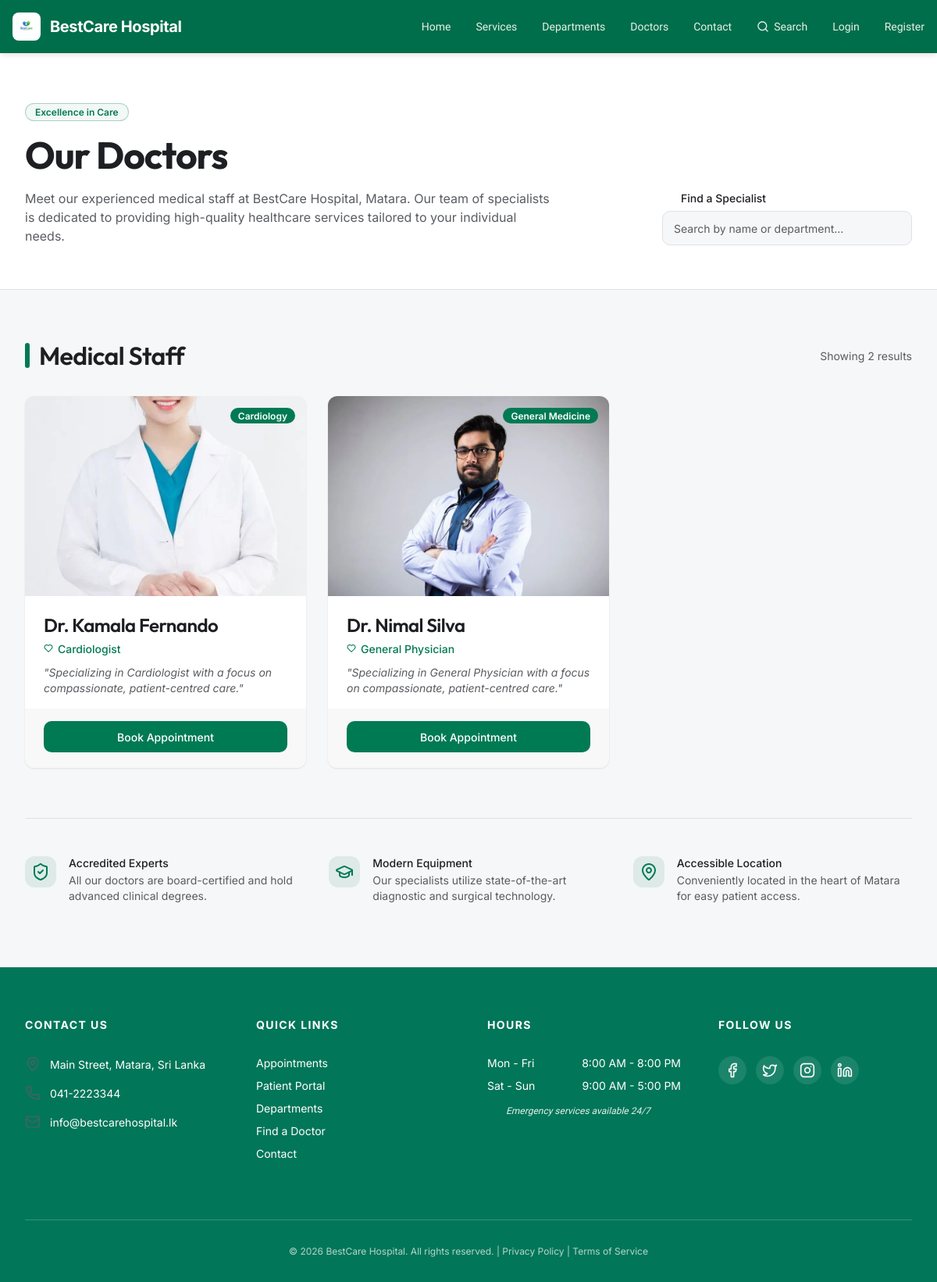
The app's page /doctors.php with its own data.
### tables this page shows
CREATE TABLE staff (
    id INT AUTO_INCREMENT PRIMARY KEY,
    user_id INT NOT NULL,
    full_name VARCHAR(100) NOT NULL,
    specialization VARCHAR(100) NOT NULL,
    department_id INT NOT NULL,
    contact VARCHAR(20) NOT NULL,
    staff_type ENUM('Doctor', 'Hospital Staff', 'Other') NOT NULL DEFAULT 'Doctor',
    image_path VARCHAR(255) NULL,
    FOREIGN KEY (user_id) REFERENCES users(id) ON DELETE CASCADE,
    FOREIGN KEY (department_id) REFERENCES departments(id)
);

CREATE TABLE departments (
    id INT AUTO_INCREMENT PRIMARY KEY,
    name VARCHAR(100) NOT NULL,
    description TEXT,
    image_path VARCHAR(255) NULL
);

### includes/public_session.php (called while the page is built, shortened)
<?php
$book_link = "/bestcare-hospital/auth/login.php";
?>

### doctors.php (the view, shortened to what this page needs)
<?php
include("includes/db.php");
include("includes/public_session.php");
$doc_img = "/bestcare-hospital/assets/doctors";
$fallback_photos = array(
    $doc_img . "/IMG_3.webp",
    $doc_img . "/IMG_9.webp",
    $doc_img . "/IMG_10.webp"
);
$sql = "SELECT st.*, d.name AS department_name, u.username
        FROM staff st, departments d, users u
        WHERE st.department_id = d.id
        AND st.user_id = u.id
        AND u.role = 'staff'
        AND u.is_active = 1
        AND (st.staff_type = 'Doctor' OR st.staff_type IS NULL OR st.staff_type = '')
        ORDER BY st.full_name";
$result = mysqli_query($conn, $sql);
$doctors = array();
while ($row = mysqli_fetch_array($result)) {
    $doctors[] = $row;
}
$total = count($doctors);
?>
<!DOCTYPE html>
<html lang="en">
<head>
    <link rel="stylesheet" href="/bestcare-hospital/assets/css/home.css?v=1">
    <link rel="stylesheet" href="/bestcare-hospital/assets/css/doctors.css?v=1">
</head>
<body class="home-body">
<?php include __DIR__ . "/includes/public_header.php"; ?>
<section class="doc-intro">
    <div class="home-wrap">
        <div class="doc-intro-row">
            <div class="doc-intro-copy">
                <span class="doc-badge">Excellence in Care</span>
                <h1>Our Doctors</h1>
                <p>Meet our experienced medical staff at BestCare Hospital, Matara. Our team of specialists is dedicated to providing high-quality healthcare services tailored to your individual needs.</p>
            </div>
            <div class="doc-search-box">
                <div class="doc-search-label">
                    <img src="<?php echo $doc_img; ?>/IMG_2.svg" alt="">
                    <span>Find a Specialist</span>
                </div>
                <input type="text" id="docSearch" placeholder="Search by name or department..." autocomplete="off">
            </div>
        </div>
    </div>
</section>
<section class="doc-section">
    <div class="home-wrap">
        <div class="doc-section-head">
            <div class="doc-section-title">
                <h2>Medical Staff</h2>
            </div>
            <span class="doc-count" id="docCount">Showing <?php echo $total; ?> result<?php echo $total == 1 ? '' : 's'; ?></span>
        </div>
        <div class="doc-grid" id="docGrid">
            <?php
            if ($total > 0) {
                for ($i = 0; $i < $total; $i++) {
                    $row = $doctors[$i];
                    if (isset($row['image_path']) && $row['image_path'] != '') {
                        $photo = $row['image_path'];
                    } else {
                        $photo = $fallback_photos[$i % count($fallback_photos)];
                    }
                    $bio = "Specializing in " . $row['specialization'] . " with a focus on compassionate, patient-centred care.";
                    ?>
                    <div class="doc-card"
                         data-name="<?php echo htmlspecialchars(strtolower($row['full_name'])); ?>"
                         data-dept="<?php echo htmlspecialchars(strtolower($row['department_name'])); ?>"
                         data-spec="<?php echo htmlspecialchars(strtolower($row['specialization'])); ?>">
                        <div class="doc-card-photo">
                            <img src="<?php echo htmlspecialchars($photo); ?>" alt="<?php echo htmlspecialchars($row['full_name']); ?>">
                            <span class="doc-card-dept"><?php echo htmlspecialchars($row['department_name']); ?></span>
                        </div>
                        <div class="doc-card-body">
                            <h3><?php echo htmlspecialchars($row['full_name']); ?></h3>
                            <div class="doc-card-spec">
                                <img src="<?php echo $doc_img; ?>/IMG_4.svg" alt="">
                                <span><?php echo htmlspecialchars($row['specialization']); ?></span>
                            </div>
                            <p class="doc-card-bio">"<?php echo htmlspecialchars($bio); ?>"</p>
                        </div>
                        <div class="doc-card-actions">
                            <a class="doc-btn-book" href="<?php echo $book_link; ?>">Book Appointment</a>
                        </div>
                    </div>
                    <?php
                }
            } else {
                echo '<div class="doc-empty">No doctors available right now.</div>';
            }
            ?>
        </div>
        <div class="doc-trust">
            <div class="doc-trust-item">
                <div class="doc-trust-icon"><img src="<?php echo $doc_img; ?>/IMG_11.svg" alt=""></div>
                <div>
                    <strong>Accredited Experts</strong>
                    <p>All our doctors are board-certified and hold advanced clinical degrees.</p>
                </div>
            </div>
            <div class="doc-trust-item">
                <div class="doc-trust-icon"><img src="<?php echo $doc_img; ?>/IMG_12.svg" alt=""></div>
                <div>
                    <strong>Modern Equipment</strong>
                    <p>Our specialists utilize state-of-the-art diagnostic and surgical technology.</p>
                </div>
            </div>
            <div class="doc-trust-item">
                <div class="doc-trust-icon"><img src="<?php echo $doc_img; ?>/IMG_13.svg" alt=""></div>
                <div>
                    <strong>Accessible Location</strong>
                    <p>Conveniently located in the heart of Matara for easy patient access.</p>
                </div>
            </div>
        </div>
    </div>
</section>
<?php include __DIR__ . "/includes/public_footer.php"; ?>
</body>
</html>

### assets/css/home.css (style rules this page uses)
.home-body { margin: 0; font-family: "Plus Jakarta Sans", "Segoe UI", sans-serif; color: #1e293b; background: #FAFAFA; -webkit-font-smoothing: antialiased; overflow-x: hidden; }
.home-body h1, .home-body h2, .home-body h3, .home-body h4 { font-family: "Fraunces", Georgia, serif; font-weight: 600; letter-spacing: -0.02em; color: #111A2E; margin: 0; }
.home-body a { text-decoration: none; color: inherit; }
.home-wrap { max-width: 1280px; margin: 0 auto; padding-left: 16px; padding-right: 16px; }
@media (min-width: 640px) { .home-wrap { padding-left: 24px; padding-right: 24px; } }
@media (min-width: 1024px) { .home-wrap { padding-left: 32px; padding-right: 32px; } }

### records on screen
staff: shows a picture, department.name "Cardiology", full_name "Dr. Kamala Fernando", specialization "Cardiologist", specialization "Specializing in Cardiologist with a focus on compassionate, patient-centred care."
staff: shows a picture, department.name "General Medicine", full_name "Dr. Nimal Silva", specialization "General Physician", specialization "Specializing in General Physician with a focus on compassionate, patient-centred care."

### other values on screen
$total "2"
